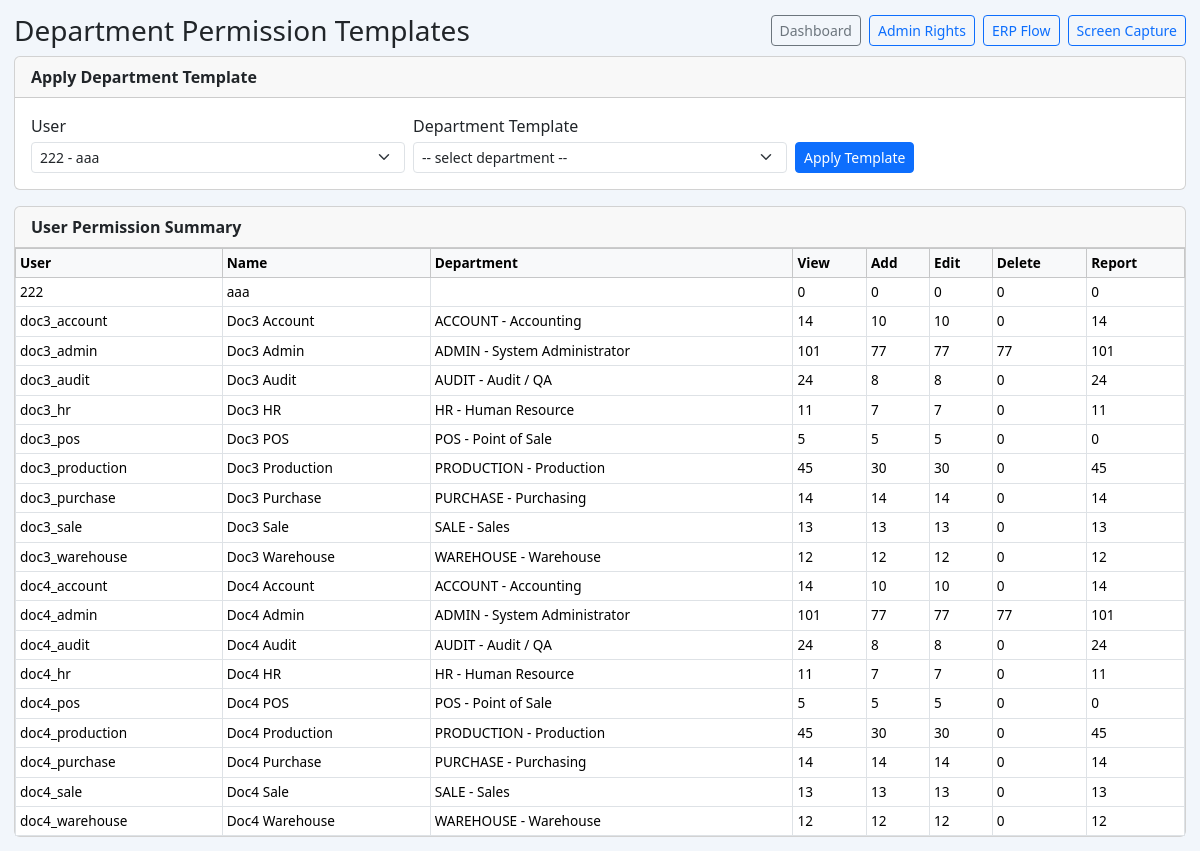
The page /department_access.php (signed in) on the database its author committed.
### tables this page shows
CREATE TABLE `unpw` (
  `id` int(10) unsigned NOT NULL AUTO_INCREMENT,
  `username` varchar(256) DEFAULT NULL,
  `password` varchar(256) DEFAULT NULL,
  `name` varchar(256) DEFAULT NULL,
  `address` varchar(256) DEFAULT NULL,
  `city` varchar(256) DEFAULT NULL,
  `district` varchar(256) DEFAULT NULL,
  `province` varchar(256) DEFAULT NULL,
  `zipcode` varchar(45) DEFAULT NULL,
  `code` varchar(45) DEFAULT NULL,
  `user_level` int(10) unsigned DEFAULT NULL,
  `branch` text DEFAULT NULL,
  `idcard` varchar(50) DEFAULT NULL,
  `title` varchar(45) DEFAULT NULL,
  `lastname` varchar(256) DEFAULT NULL,
  `staffid` varchar(45) DEFAULT NULL,
  `email` text DEFAULT NULL,
  `position` text DEFAULT NULL,
  `phone` text DEFAULT NULL,
  PRIMARY KEY (`id`),
  KEY `idx_unpw_username` (`username`)
);

### department_access.php (the view, shortened to what this page needs)
<?php
require __DIR__ . '/bootstrap.php';
function h($value): string
{
    return htmlspecialchars((string)$value, ENT_QUOTES, 'UTF-8');
}
$pdo = $database->pdo();
try {
    $pdo->exec(file_get_contents(__DIR__ . '/scripts/migrate_erp_core.sql') ?: '');
    $pdo->exec(file_get_contents(__DIR__ . '/scripts/migrate_user_module_access.sql') ?: '');
} catch (Throwable $e) {
    $error = $e->getMessage();
}
$users = $pdo->query('SELECT id, username, name FROM unpw ORDER BY username')->fetchAll();
$selectedUserId = (int)($_POST['uid'] ?? $_GET['uid'] ?? ($users[0]['id'] ?? 0));
$departmentMap = [];
$deptRows = $pdo->query('SELECT department_code, department_name FROM erp_department WHERE is_active = 1 ORDER BY department_code')->fetchAll();
foreach ($deptRows as $d) {
    $departmentMap[(string)$d['department_code']] = (string)$d['department_name'];
}
$userDeptMap = [];
$userDeptRows = $pdo->query('SELECT user_tid, department_code FROM erp_user_department')->fetchAll();
foreach ($userDeptRows as $r) {
    $userDeptMap[(int)$r['user_tid']] = (string)$r['department_code'];
}
$summaries = [];
foreach ($users as $u) {
    $uid = (int)$u['id'];
    $stmt = $pdo->prepare('SELECT COUNT(*) FROM user_module_access WHERE user_tid = :uid AND can_view = 1');
    $stmt->execute(['uid' => $uid]);
    $viewCount = (int)$stmt->fetchColumn();
    $stmt = $pdo->prepare('SELECT COUNT(*) FROM user_module_access WHERE user_tid = :uid AND can_add = 1');
    $stmt->execute(['uid' => $uid]);
    $addCount = (int)$stmt->fetchColumn();
    $stmt = $pdo->prepare('SELECT COUNT(*) FROM user_module_access WHERE user_tid = :uid AND can_edit = 1');
    $stmt->execute(['uid' => $uid]);
    $editCount = (int)$stmt->fetchColumn();
    $stmt = $pdo->prepare('SELECT COUNT(*) FROM user_module_access WHERE user_tid = :uid AND can_delete = 1');
    $stmt->execute(['uid' => $uid]);
    $deleteCount = (int)$stmt->fetchColumn();
    $stmt = $pdo->prepare('SELECT COUNT(*) FROM user_module_access WHERE user_tid = :uid AND can_report = 1');
    $stmt->execute(['uid' => $uid]);
    $reportCount = (int)$stmt->fetchColumn();
    $deptCode = $userDeptMap[$uid] ?? '';
    $summaries[] = [
        'uid' => $uid,
        'username' => (string)$u['username'],
        'name' => (string)($u['name'] ?? ''),
        'department_code' => $deptCode,
        'department_name' => $departmentMap[$deptCode] ?? '',
        'view_count' => $viewCount,
        'add_count' => $addCount,
        'edit_count' => $editCount,
        'delete_count' => $deleteCount,
        'report_count' => $reportCount,
    ];
}
?><!doctype html>
<html lang="th">
<head>
    <link rel="stylesheet" href="https://cdn.jsdelivr.net/npm/bootstrap@5.3.3/dist/css/bootstrap.min.css">
    <link rel="stylesheet" href="assets/global-menu.css">
</head>
<body>
<div class="wrap">
    <div class="d-flex justify-content-between align-items-center mb-2">
        <h3 class="m-0">Department Permission Templates</h3>
        <div class="d-flex gap-2">
            <a class="btn btn-sm btn-outline-secondary" href="index.php?page=dashboard">Dashboard</a>
            <a class="btn btn-sm btn-outline-primary" href="admin_access.php">Admin Rights</a>
            <a class="btn btn-sm btn-outline-primary" href="erp_flow.php">ERP Flow</a>
            <a class="btn btn-sm btn-outline-primary" href="capture_screen.php">Screen Capture</a>
        </div>
    </div>
    <div class="card mb-3">
        <div class="card-header py-2"><strong>Apply Department Template</strong></div>
        <div class="card-body">
            <form method="post" class="row g-2 align-items-end">
                <div class="col-md-4">
                    <label class="form-label mb-1">User</label>
                    <select class="form-select form-select-sm" name="uid" required>
                        <?php foreach ($users as $u): ?>
                            <option value="<?= (int)$u['id'] ?>" <?= (int)$u['id'] === $selectedUserId ? 'selected' : '' ?>>
                                <?= h((string)$u['username']) ?> - <?= h((string)($u['name'] ?? '')) ?>
                            </option>
                        <?php endforeach; ?>
                    </select>
                </div>
                <div class="col-md-4">
                    <label class="form-label mb-1">Department Template</label>
                    <select class="form-select form-select-sm" name="department_code" required>
                        <option value="">-- select department --</option>
                    </select>
                </div>
                <div class="col-auto">
                    <button class="btn btn-sm btn-primary">Apply Template</button>
                </div>
            </form>
        </div>
    </div>
    <div class="card">
        <div class="card-header py-2"><strong>User Permission Summary</strong></div>
        <div class="card-body p-0">
            <div class="table-responsive">
                <table class="table table-sm table-bordered mb-0">
                    <thead class="table-light">
                    <tr>
                        <th>User</th>
                        <th>Name</th>
                        <th>Department</th>
                        <th>View</th>
                        <th>Add</th>
                        <th>Edit</th>
                        <th>Delete</th>
                        <th>Report</th>
                    </tr>
                    </thead>
                    <tbody>
                    <?php foreach ($summaries as $s): ?>
                        <tr>
                            <td><?= h($s['username']) ?></td>
                            <td><?= h($s['name']) ?></td>
                            <td><?= h($s['department_code']) ?> <?= $s['department_name'] !== '' ? ('- ' . h($s['department_name'])) : '' ?></td>
                            <td><?= (int)$s['view_count'] ?></td>
                            <td><?= (int)$s['add_count'] ?></td>
                            <td><?= (int)$s['edit_count'] ?></td>
                            <td><?= (int)$s['delete_count'] ?></td>
                            <td><?= (int)$s['report_count'] ?></td>
                        </tr>
                    <?php endforeach; ?>
                    </tbody>
                </table>
            </div>
        </div>
    </div>
</div>
</body>
</html>

### department_access.php (style rules this page uses)
body { background: #f2f6fb; }
.wrap { max-width: 1600px; margin: 0 auto; padding: 14px; }
.table th { white-space: nowrap; font-size: .85rem; }
.table td { vertical-align: middle; font-size: .85rem; }

### rows shown on the page
unpw: username "doc3_account", name "Doc3 Account", department_code "ACCOUNT", department_name "Accounting", view_count "14", add_count "10", edit_count "10", delete_count "0", report_count "14"
unpw: username "doc3_admin", name "Doc3 Admin", department_code "ADMIN", department_name "System Administrator", view_count "101", add_count "77", edit_count "77", delete_count "77", report_count "101"
unpw: username "doc3_audit", name "Doc3 Audit", department_code "AUDIT", department_name "Audit / QA", view_count "24", add_count "8", edit_count "8", delete_count "0", report_count "24"
unpw: username "doc3_hr", name "Doc3 HR", department_code "HR", department_name "Human Resource", view_count "11", add_count "7", edit_count "7", delete_count "0", report_count "11"
unpw: username "doc3_pos", name "Doc3 POS", department_code "POS", department_name "Point of Sale", view_count "5", add_count "5", edit_count "5", delete_count "0", report_count "0"
unpw: username "doc3_production", name "Doc3 Production", department_code "PRODUCTION", department_name "Production", view_count "45", add_count "30", edit_count "30", delete_count "0", report_count "45"
unpw: username "doc3_purchase", name "Doc3 Purchase", department_code "PURCHASE", department_name "Purchasing", view_count "14", add_count "14", edit_count "14", delete_count "0", report_count "14"
unpw: username "doc3_sale", name "Doc3 Sale", department_code "SALE", department_name "Sales", view_count "13", add_count "13", edit_count "13", delete_count "0", report_count "13"
unpw: username "doc3_warehouse", name "Doc3 Warehouse", department_code "WAREHOUSE", department_name "Warehouse", view_count "12", add_count "12", edit_count "12", delete_count "0", report_count "12"
unpw: username "doc4_account", name "Doc4 Account", department_code "ACCOUNT", department_name "Accounting", view_count "14", add_count "10", edit_count "10", delete_count "0", report_count "14"
unpw: username "doc4_admin", name "Doc4 Admin", department_code "ADMIN", department_name "System Administrator", view_count "101", add_count "77", edit_count "77", delete_count "77", report_count "101"
unpw: username "doc4_audit", name "Doc4 Audit", department_code "AUDIT", department_name "Audit / QA", view_count "24", add_count "8", edit_count "8", delete_count "0", report_count "24"
unpw: username "doc4_hr", name "Doc4 HR", department_code "HR", department_name "Human Resource", view_count "11", add_count "7", edit_count "7", delete_count "0", report_count "11"
unpw: username "doc4_pos", name "Doc4 POS", department_code "POS", department_name "Point of Sale", view_count "5", add_count "5", edit_count "5", delete_count "0", report_count "0"
unpw: username "doc4_production", name "Doc4 Production", department_code "PRODUCTION", department_name "Production", view_count "45", add_count "30", edit_count "30", delete_count "0", report_count "45"
unpw: username "doc4_purchase", name "Doc4 Purchase", department_code "PURCHASE", department_name "Purchasing", view_count "14", add_count "14", edit_count "14", delete_count "0", report_count "14"
unpw: username "doc4_sale", name "Doc4 Sale", department_code "SALE", department_name "Sales", view_count "13", add_count "13", edit_count "13", delete_count "0", report_count "13"
unpw: username "doc4_warehouse", name "Doc4 Warehouse", department_code "WAREHOUSE", department_name "Warehouse", view_count "12", add_count "12", edit_count "12", delete_count "0", report_count "12"

### other values the page prints
$s['username'] "222"
$s['name'] "aaa"
$s['view_count'] "0"
$s['add_count'] "0"
$s['edit_count'] "0"
$s['delete_count'] "0"
$s['report_count'] "0"
form field uid "222 - aaa"
